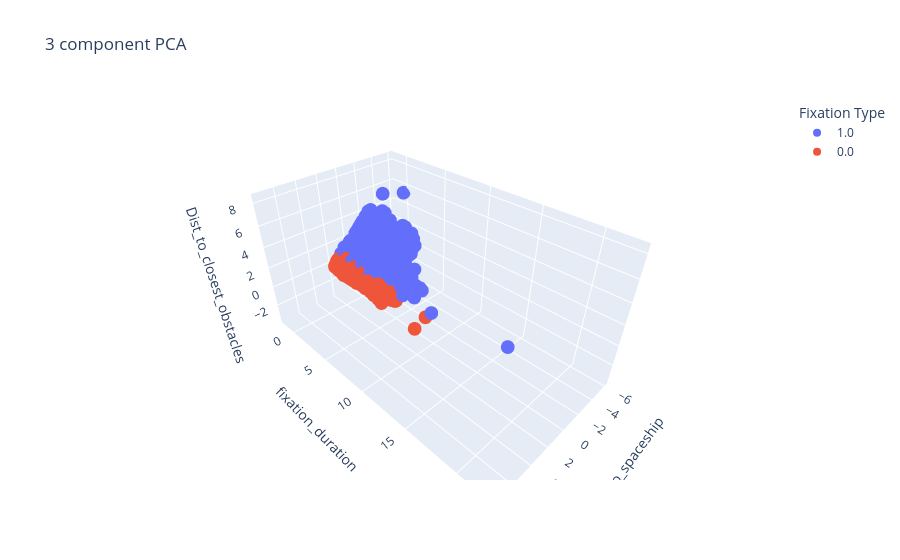

The notebook cell this image was saved under:
### Markdown cell above
Looking at all dimensions simulatenously: (making it interactive to be fancy)

### Code cell
import plotly.express as px

# categorical labels
finalDf['distant_fixation'] = finalDf['distant_fixation'].astype(str)

fig = px.scatter_3d(finalDf,
                    x='distance_to_spaceship',
                    y='fixation_duration',
                    z='Dist_to_closest_obstacles',
                    color='distant_fixation',
                    title='3 component PCA',
                    labels={'distant_fixation': 'Fixation Type'})
fig.show()

### Figure 1 — Plotly figure (JSON) as saved in the notebook; plotly's stock layout.template omitted (floating-point values rounded to 4 significant figures; data arrays with more than 128 entries replaced by an {"elided": "..."} marker saying what was removed)
{"data": [{"hovertemplate": "Fixation Type=1.0<br>distance_to_spaceship=%{x}<br>fixation_duration=%{y}<br>Dist_to_closest_obstacles=%{z}<extra></extra>", "legendgroup": "1.0", "marker": {"color": "#636efa", "symbol": "circle"}, "mode": "markers", "name": "1.0", "scene": "scene", "showlegend": true, "type": "scatter3d", "x": {"elided": "15268 float values"}, "y": {"elided": "15268 float values"}, "z": {"elided": "15268 float values"}}, {"hovertemplate": "Fixation Type=0.0<br>distance_to_spaceship=%{x}<br>fixation_duration=%{y}<br>Dist_to_closest_obstacles=%{z}<extra></extra>", "legendgroup": "0.0", "marker": {"color": "#EF553B", "symbol": "circle"}, "mode": "markers", "name": "0.0", "scene": "scene", "showlegend": true, "type": "scatter3d", "x": {"elided": "12145 float values"}, "y": {"elided": "12145 float values"}, "z": {"elided": "12145 float values"}}], "layout": {"legend": {"title": {"text": "Fixation Type"}, "tracegroupgap": 0}, "scene": {"domain": {"x": [0, 1], "y": [0, 1]}, "xaxis": {"title": {"text": "distance_to_spaceship"}}, "yaxis": {"title": {"text": "fixation_duration"}}, "zaxis": {"title": {"text": "Dist_to_closest_obstacles"}}}, "title": {"text": "3 component PCA"}}}
